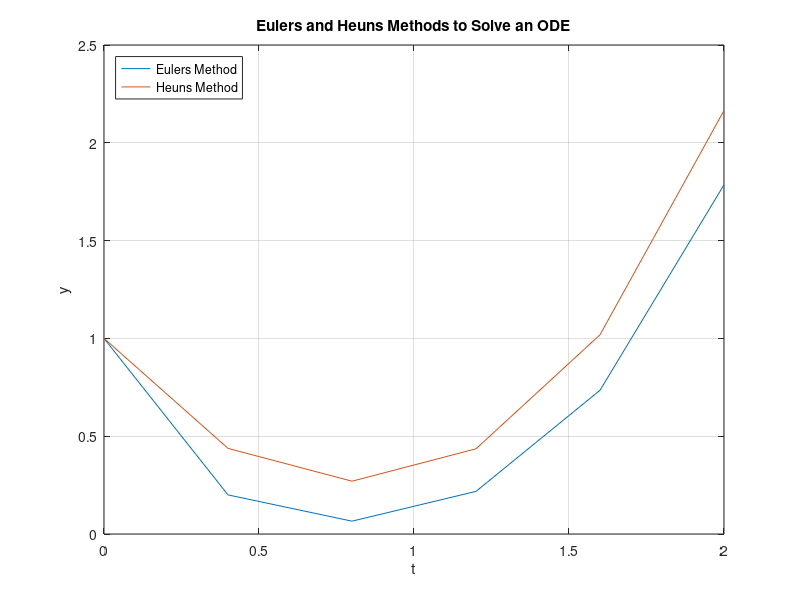

Write the MATLAB code that produced this figure.
%%Raymond Waidmann
%%18157816, rcw5k2
%%MAE 3100, Lab 11, 11/7/19

%%Predefined functions
func=@(t,y) t.^3-2.*y;
h=0.4;
t=0:h:2;
y(1)=1;

%%Eulers Method
for i=2:length(t)
    y(i)=y(i-1)+func(t(i-1),y(i-1)).*h;
end

plot(t,y);
hold on;
xlabel('t');
ylabel('y');
title('Eulers and Heuns Methods to Solve an ODE');
grid on;

%%Heuns Method
y2(1)=1;
for j=2:length(t)
    ea=1;
    y2(j)=y2(j-1)+func(t(j-1),y2(j-1)).*h;
    while ea>0.1
        temp=y2(j);
        y2(j)=y2(j-1)+((func(t(j-1),y2(j-1))+func(t(j),temp))/2).*h;
        ea=abs((y2(j)-temp)./(y2(j))).*100;
    end
end

plot(t,y2);
legend('Eulers Method','Heuns Method','location','northwest');
hold off;